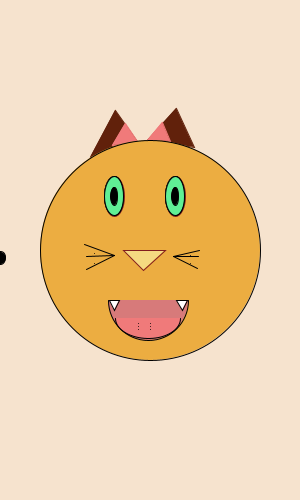
Frame 1 (no input)
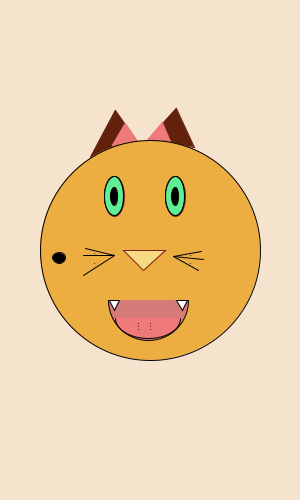
Frame 60 (the mouse pressed at the canvas centre just before this capture)
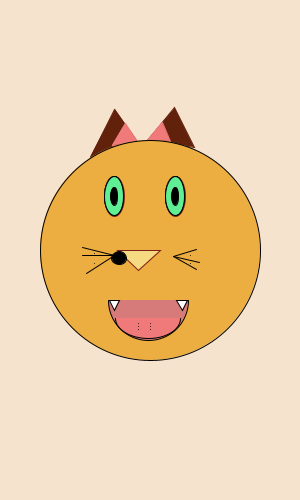
Frame 120 (the mouse held since frame 60 and released just before this capture)

The Processing sketch that drew these frames (run headless with seeded random() and noise(); from frame 60 on, the mouse is pressed at the canvas centre):

// Processing sketch: processing_118710
// ── processing_118710.pde

int rectColor1 = color(0,255,0);
int rectColor2 = color(0,0,255);
int posX = 0;
int posY = 20;
boolean llensador = false;
int posVar = 0;

  int nariz1 = 165;
  int nariz2 = 250;
  int nariz3 = 123;
  int nariz4 = 250;
  int nariz5 = 143;
  int nariz6 = 270;
  
  float oreja1 = random(115,115);
  float oreja2 = random (110,110);
  float oreja3 = random(176,176);
  float oreja4 = random (108,108);
 
  
void setup(){
  size(300,500);
  background(#F6E3CE);
}
void draw(){
  println(mouseX+","+mouseY);
  background(#F6E3CE);
  stroke(#61210B);
  fill(#61210B);
  //triangle(90,157, random
  triangle(90,157, 139,144, oreja1,oreja2); //orejas
  
  triangle(147,140, 194,147, oreja3,oreja4);
  stroke(#F07A7A);
  fill(#F07A7A);
  
  triangle(112,145, 139,144, 125,123);//orejas pequeñas
  triangle(147,140, 170,141, 162,122);
  stroke(#000000);
  fill(#ECAD41); 
  ellipse(150,250, 220,220); // ojo
  stroke(#821E1E);
  fill(#F5DA81);
  
  triangle(nariz1,nariz2,nariz3,nariz4,nariz5,nariz6);//nariz
  fill(#000000); 
  ellipse(114, 196, 20, 40); //ojo
  ellipse(175, 196, 20, 40);
  stroke(#000000);
  fill(#000000); 
  ellipse(114, 196, 19, 39);//ojo
  ellipse(175, 196, 19, 39);
  fill(#60EF95); 
  ellipse(114, 196, 19, 39);
  ellipse(175, 196, 19, 39);
  fill(#000000); 
  ellipse(114, 196, 7, 18);
  ellipse(175, 196, 7, 18);
  fill(#D77A7A); 
  arc(148, 300 , 80, 80, 0, PI); //boca
  fill(#F07A7A); 
  arc(148, 318 , 65, 40, 0, PI); 
 line (114,255, random (81,87), random(243,250));
  //line (114,255, 85,247); //bigotes
 line (114,255, random (81,87), random(255,263));
  //line (114,255, 85,258);
 line (114,255, random (81,87), random(267,276)); 
  //line (114,255, 85,272); 
 line (173,256, random (195,205), random(245,255));
 // line (173,256, 200,250);
 line (173,256, random (195,205), random(256,266));
  //line (173,256, 200,261);
 line (173,256, random (195,205), random(268,278));
 // line (173,256, 200,273);
  
  point (94,253);//punts 
  point (94,263);
  point (190,255);
  point (190,263);
  fill(#FFFFFF);
  triangle(119,300, 109,300, 114,310);//dientes
  triangle(187,300, 176,300, 182,310);
  point (138,323);
  point (138,326);
  point (138,329);
  point (150,323);
  point (150,326);
  point (150,329);

fill(0,0,0);
//ellipse(mouseX,mouseY,random(25,50),random(25,50));
ellipse(posVar,258,random(10,15),random(10,15));
posVar = (posVar +1)%300;
}
  void mousePressed(){
    fill(#000000);
//triangle(160,250,117,250,138,270);
nariz1 = 160;
nariz2 = 250;
nariz3 = 117;
nariz4 = 250;
nariz5 = 138;
nariz6 = 270;

oreja1 = random(112,117);
oreja2 = random (108,112);
oreja3 = random (174,178);
oreja4 = random (106,110);

    
}

void mouseReleased(){
  nariz1 = 165;
  nariz2 = 250;
  nariz3 = 123;
  nariz4 = 250;
  nariz5 = 143;
  nariz6 = 270;
}
